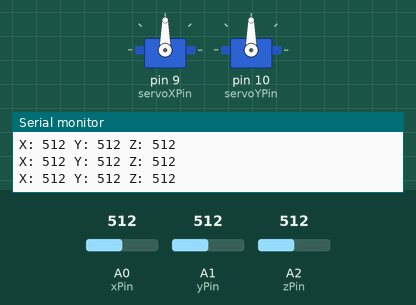
This sketch was run on a simulated Arduino Uno, built with avr-gcc and run on an emulated ATmega328P. Shown: 2 × servo, the last lines printed to the serial monitor. The inputs (shaded band) are chosen by the test bench; at power-on: A0 (xPin) = 512, A1 (yPin) = 512, A2 (zPin) = 512.

Above: at 1.2 s.
1.3 s: A0 (xPin) set to 716
At 1.7 s:
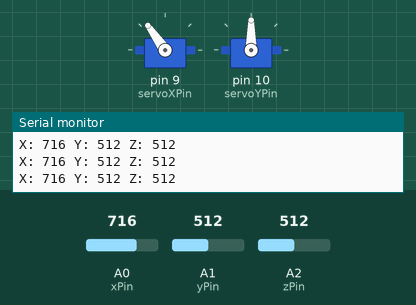
2.8 s: A1 (yPin) set to 716
At 3.4 s:
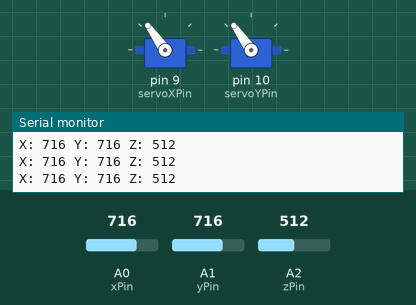
4.3 s: A0 (xPin) set to 991
At 5.2 s:
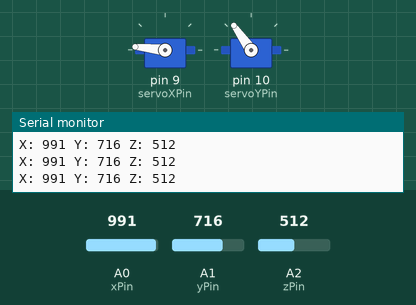
5.8 s: A0 (xPin) set to 1017
At 7.0 s:
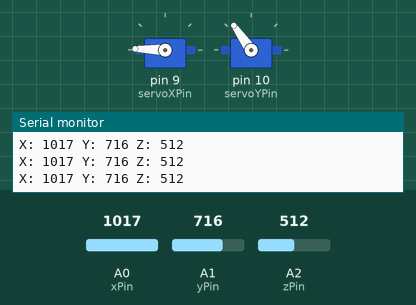
7.3 s: A1 (yPin) set to 900
At 8.5 s:
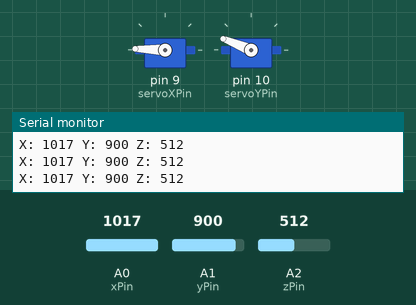
8.8 s: A1 (yPin) set to 1023
At 9.3 s:
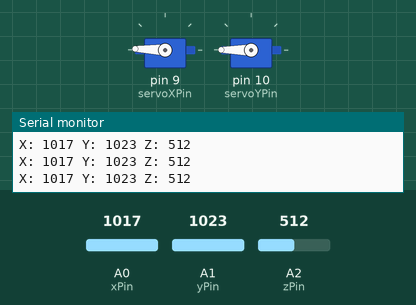
Timing chart, 0 to 11.3 s (numbered marks = the images above; inputs shaded):
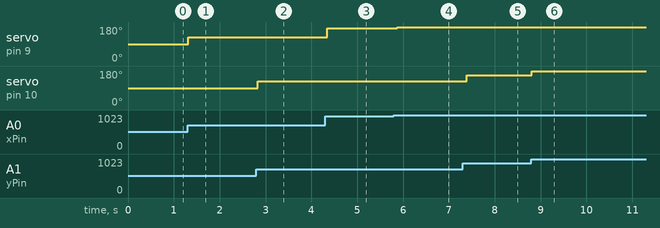

The sketch:

arduino-balanssak-accel-servo-1.ino
```cpp
// Arduino-kod för att balansera en sak med hjälp av en accelerometer och servomotor.

#include <Servo.h> // Inkluderar bibliotek för att använda servomotorer

// Konstanter och variabler för accelerometer
const int xPin = A0; // Analog pin för att läsa X-axeldata från accelerometer
const int yPin = A1; // Analog pin för att läsa Y-axeldata från accelerometer
const int zPin = A2; // Analog pin för att läsa Z-axeldata från accelerometer

// Konstanter och variabler för servomotorer
Servo servoX; // Servomotor för X-axeln
Servo servoY; // Servomotor för Y-axeln
const int servoXPin = 9; // Pin för att styra X-axelns servomotor
const int servoYPin = 10; // Pin för att styra Y-axelns servomotor

// Justeringsparametrar
const int minServoAngle = 0;   // Minsta vinkel servomotorn kan röra sig till
const int maxServoAngle = 180; // Största vinkel servomotorn kan röra sig till

void setup() {
  // Initiera seriell kommunikation för debugging
  Serial.begin(9600);

  // Initiera servomotorerna och sätt dem till mittläge
  servoX.attach(servoXPin);
  servoY.attach(servoYPin);
  servoX.write(90); // Mittläge för X-axeln
  servoY.write(90); // Mittläge för Y-axeln
}

void loop() {
  // Läs accelerometerdata från respektive axel
  int xVal = analogRead(xPin);
  int yVal = analogRead(yPin);
  int zVal = analogRead(zPin);

  // Debugging: Skriv ut rådata till seriell monitor
  Serial.print("X: ");
  Serial.print(xVal);
  Serial.print(" Y: ");
  Serial.print(yVal);
  Serial.print(" Z: ");
  Serial.println(zVal);

  // Beräkna servovinklar baserat på accelerometerdata
  int servoXAngle = map(xVal, 0, 1023, minServoAngle, maxServoAngle);
  int servoYAngle = map(yVal, 0, 1023, minServoAngle, maxServoAngle);

  // Begränsa vinklarna för säkerhet
  servoXAngle = constrain(servoXAngle, minServoAngle, maxServoAngle);
  servoYAngle = constrain(servoYAngle, minServoAngle, maxServoAngle);

  // Ställ in servovinklar
  servoX.write(servoXAngle);
  servoY.write(servoYAngle);

  // Kort paus för stabilitet
  delay(100);
}
```

Measured:
- after the input at 1.3 s, servo on pin 9 (servoXPin): 90° → 125° at once
- after the input at 2.8 s, servo on pin 10 (servoYPin): 90° → 125° at once
- after the input at 4.3 s, servo on pin 9 (servoXPin): 125° → 174° after 0.05 s
- after the input at 5.8 s, servo on pin 9 (servoXPin): 174° → 178° after 0.07 s
- after the input at 7.3 s, servo on pin 10 (servoYPin): 125° → 158° after 0.09 s
- after the input at 8.8 s, servo on pin 10 (servoYPin): 158° → 180° at once
